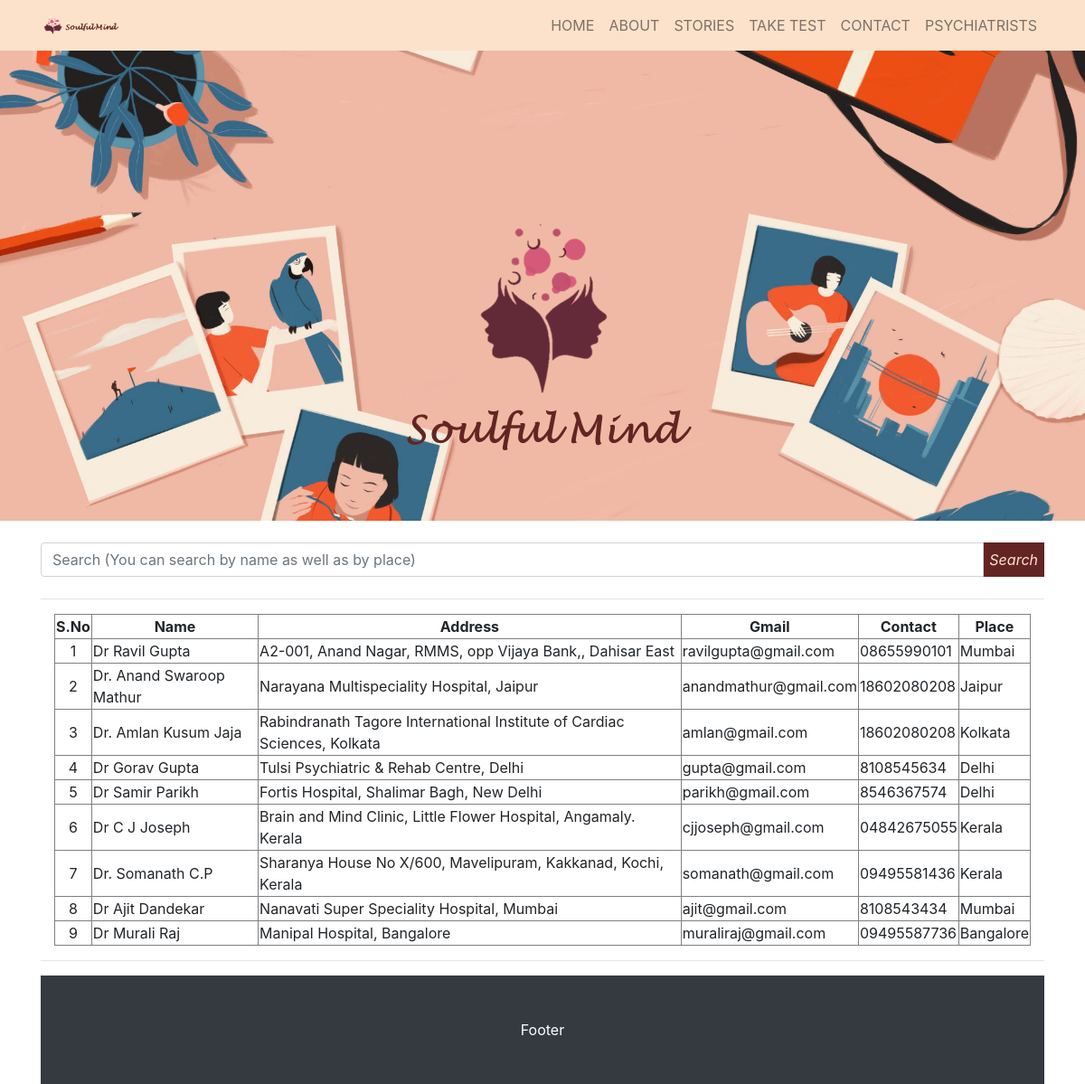
/doctor.php, run on the app's committed database.
### tables this page shows
CREATE TABLE `doctor` (
  `id` int(11) NOT NULL,
  `name` varchar(25) NOT NULL,
  `address` varchar(100) NOT NULL,
  `gmail` varchar(50) NOT NULL,
  `contact` varchar(20) NOT NULL,
  `place` varchar(25) NOT NULL
);

### doctor.php (the view, shortened to what this page needs)
<?php
include("connect.php");
?>
<!DOCTYPE html>
<html lang="en">
<head>
  <link href="vendor/bootstrap/css/bootstrap.min.css" rel="stylesheet">
  <link href="css/customcss.css" rel="stylesheet">
</head>
<body>
  <nav class="navbar fixed-top navbar-expand-lg navbar-light navbar-style navbar-custom fixed-top">
    <div class="container">
      <a class="navbar-brand" href="index.html"><img src="logo_nav.png"></a>
      <div class="collapse navbar-collapse" id="navbarResponsive">
        <ul class="navbar-nav ml-auto">
          <li class="navbar-item custom3">
            <a class="nav-link" href="index.php">Home</a>
          </li>
          <li class="navbar-item custom3">
            <a class="nav-link" href="about.php">About</a>
          </li>
          <li class="navbar-item custom3">
            <a class="nav-link " href="stories.php">Stories</a>
          </li>
          <li class="navbar-item custom3">
            <a class="nav-link" href="taketest.php">Take Test</a>
          </li>
          <li class="navbar-item custom3">
            <a class="nav-link" href="contact.php">Contact</a>
          </li>
          <li class="navbar-item custom3">
            <a class="nav-link" href="doctor.php">Psychiatrists</a>
          </li>
        </ul>
      </div>
    </div>
  </nav>
  <header>
    <div id="carouselExampleIndicators" class="carousel slide" data-ride="carousel">
      <div class="carousel-inner" role="listbox">
        <div class="carousel-item active" style="background-image: url('backimage.jpg')">
          <div class="carousel-caption d-none d-md-block">
            <h3><img class="img-fluid rounded" src="logo.png" alt=""></h3>
          </div>
        </div>
      </div>
    </div>
  </header>
  <br/>
       <div class="container">
        <form action="search.php" method="post">
          <div class="input-group mb-4">
            <input type="search" name="find" placeholder="Search (You can search by name as well as by place)" aria-describedby="" class="form-control">
            <div class="input-group-append">
              <button  type="submit" name="search" class="btn-custom"><i>Search</i></button>
            </div>
          </div>
        </form>
       </div>
  <div class="container" id="test">
<hr>
<div class="container">
<table width="100%" border="1" style="border-collapse:collapse;">
<thead>
<tr>
<td align="center"><strong>S.No</strong></td>
<td align="center"><strong>Name</strong></td>
<td align="center"><strong>Address</strong></td>
<td align="center"><strong>Gmail</strong></td>
<td align="center"><strong>Contact</strong></td>
<td align="center"><strong>Place</strong></td>
</tr>
</thead>
<tbody>
<?php
$count=1;
$sel_query="Select * from doctor ORDER BY id;";
$result = mysqli_query($con,$sel_query);
while($row = mysqli_fetch_assoc($result)) { ?>
<tr><td align="center"><?php echo $count; ?></td>
<td><?php echo $row["name"]; ?></td>
<td><?php echo $row["address"]; ?></td>
<td><?php echo $row["gmail"]; ?></td>
<td><?php echo $row["contact"]; ?></td>
<td><?php echo $row["place"]; ?></td>
</tr>
<?php $count++; } ?>
</tbody>
</table>
</div>
<hr>
  <footer class="py-5 bg-dark">
    <div class="container">
      <p class="m-0 text-center text-white">Footer</p>
    </div>
  </footer>
</body>
</html>

### css/customcss.css (style rules this page uses)
body { padding-top: 56px; }
li { color:rgb(99, 37, 35); }
.carousel-item { height: 65vh; min-height: 300px; background: no-repeat center center scroll; -webkit-background-size: cover; -moz-background-size: cover; -o-background-size: cover; background-size: cover; }
.navbar-custom { background-color: rgb(253, 226, 203); }
.navbar-style { background-color: rgb(253, 226, 203); text-transform: uppercase; color:rgb(99, 37, 35); }
.btn-custom { background:rgb(99, 37, 35); color:rgb(253, 226, 203); border: 1px solid rgb(99, 37, 35); }

### data on the page
doctor: name "Dr Ravil Gupta", address "A2-001, Anand Nagar, RMMS, opp Vijaya Bank,, Dahisar East", gmail "ravilgupta@gmail.com", contact "08655990101", place "Mumbai"
doctor: name "Dr. Anand Swaroop Mathur", address "Narayana Multispeciality Hospital, Jaipur", gmail "anandmathur@gmail.com", contact "18602080208", place "Jaipur"
doctor: name "Dr. Amlan Kusum Jaja", address "Rabindranath Tagore International Institute of Cardiac Sciences, Kolkata", gmail "amlan@gmail.com", contact "18602080208", place "Kolkata"
doctor: name "Dr Gorav Gupta", address "Tulsi Psychiatric & Rehab Centre, Delhi", gmail "gupta@gmail.com", contact "8108545634", place "Delhi"
doctor: name "Dr Samir Parikh", address "Fortis Hospital, Shalimar Bagh, New Delhi", gmail "parikh@gmail.com", contact "8546367574", place "Delhi"
doctor: name "Dr C J Joseph", address "Brain and Mind Clinic, Little Flower Hospital, Angamaly. Kerala", gmail "cjjoseph@gmail.com", contact "04842675055", place "Kerala"
doctor: name "Dr. Somanath C.P", address "Sharanya House No X/600, Mavelipuram, Kakkanad, Kochi, Kerala", gmail "somanath@gmail.com", contact "09495581436", place "Kerala"
doctor: name "Dr Ajit Dandekar", address "Nanavati Super Speciality Hospital, Mumbai", gmail "ajit@gmail.com", contact "8108543434", place "Mumbai"
doctor: name "Dr Murali Raj", address "Manipal Hospital, Bangalore", gmail "muraliraj@gmail.com", contact "09495587736", place "Bangalore"
